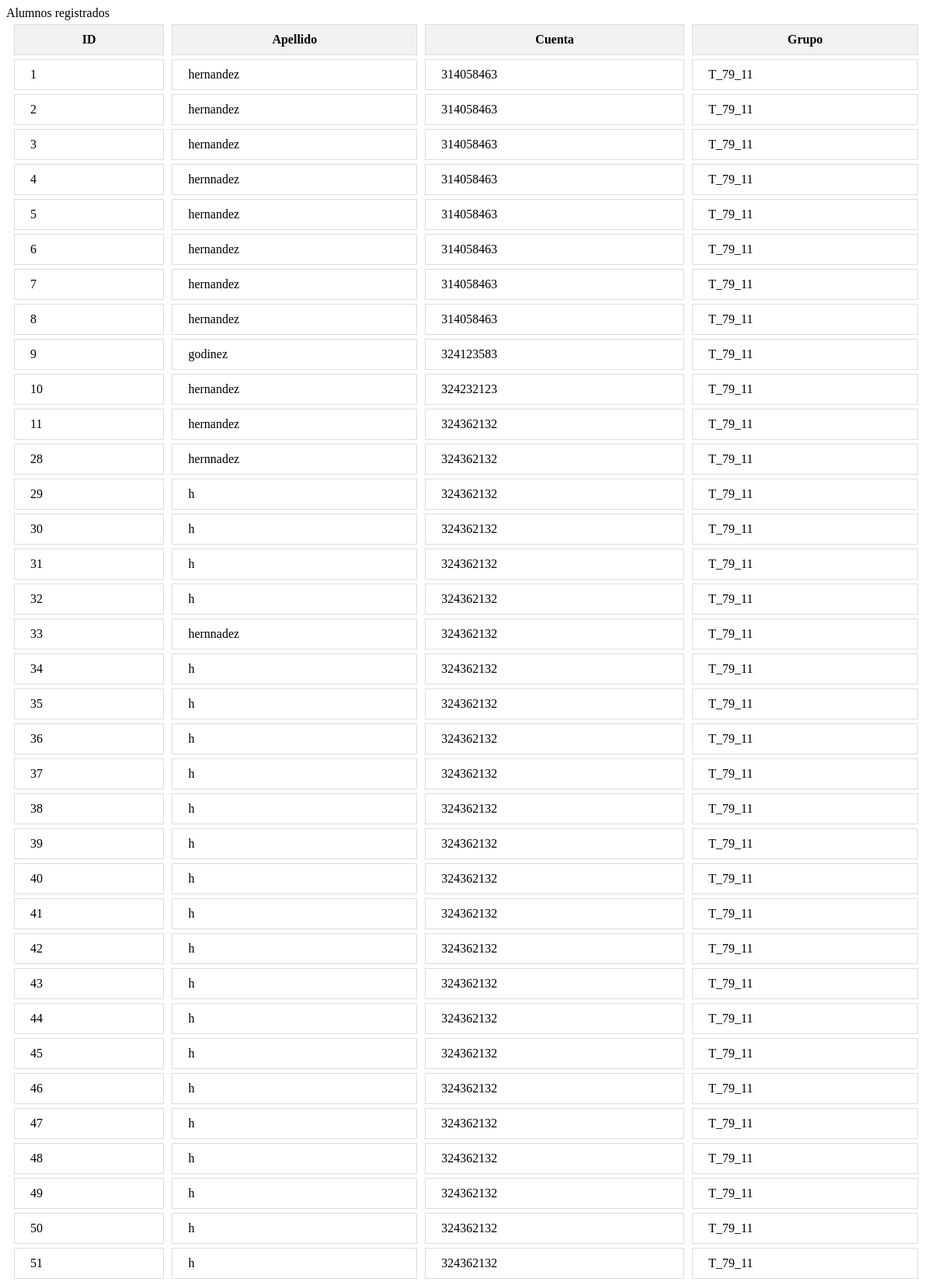
Screenshot of /registrados (upper part) with the database file from the repository.
### app.py (models this page shows, shortened)
class Students(db.Model):
    id = db.Column('student_id', db.Integer, primary_key=True)
    apellido = db.Column(db.String(100),nullable = False)
    cuenta = db.Column(db.String(10), nullable = False)
    group_id = db.Column(db.Integer, db.ForeignKey('groups.id'), nullable=True)
    group = db.relationship('Groups', backref=db.backref('students', lazy=True))

class Groups(db.Model):
    id = db.Column(db.Integer, primary_key=True)
    name = db.Column(db.String(50), nullable=False)
    max_students = db.Column(db.Integer, default=55)
    current_students = db.Column(db.Integer, default=0)
    time_slot = db.Column(db.String(10), nullable=False) # Esto puede ser "9", "11" o "13"

### app.py (the view)
@app.route('/registrados')
def registrados():
    title = 'Alumnos registrados'
    students = Students.query.all()
    return render_template('registrados.html', title=title,students=students)

### templates/registrados.html (shortened to what this page needs)
{% block content %}
<div class="container">
    <table>
        <thead>
            <tr>
                <th>ID</th>
                <th>Apellido</th>
                <th>Cuenta</th>
                <th>Grupo</th>
            </tr>
        </thead>
        <tbody>
            {% for student in students %}
            <tr>
                <td>{{ student.id }}</td>
                <td>{{ student.apellido }}</td>
                <td>{{ student.cuenta }}</td>
                <td>{{ student.group.name }}</td>
            </tr>
            {% endfor %}
        </tbody>
    </table>
</div>
{% endblock %}

### templates/registrados.html (style rules this page uses)
table { border-spacing: 10px 5px; width: 100%; }
th, td { padding: 10px 20px; border: 1px solid #ddd; }
th { background-color: #f2f2f2; }

### rows the page displays
Students: id "1", apellido "hernandez", cuenta "314058463", group.name "T_79_11"
Students: id "2", apellido "hernandez", cuenta "314058463", group.name "T_79_11"
Students: id "3", apellido "hernandez", cuenta "314058463", group.name "T_79_11"
Students: id "4", apellido "hernnadez", cuenta "314058463", group.name "T_79_11"
Students: id "5", apellido "hernandez", cuenta "314058463", group.name "T_79_11"
Students: id "6", apellido "hernandez", cuenta "314058463", group.name "T_79_11"
Students: id "7", apellido "hernandez", cuenta "314058463", group.name "T_79_11"
Students: id "8", apellido "hernandez", cuenta "314058463", group.name "T_79_11"
Students: id "9", apellido "godinez", cuenta "324123583", group.name "T_79_11"
Students: id "10", apellido "hernandez", cuenta "324232123", group.name "T_79_11"
Students: id "11", apellido "hernandez", cuenta "324362132", group.name "T_79_11"
Students: id "28", apellido "hernnadez", cuenta "324362132", group.name "T_79_11"
Students: id "29", apellido "h", cuenta "324362132", group.name "T_79_11"
Students: id "30", apellido "h", cuenta "324362132", group.name "T_79_11"
Students: id "31", apellido "h", cuenta "324362132", group.name "T_79_11"
Students: id "32", apellido "h", cuenta "324362132", group.name "T_79_11"
Students: id "33", apellido "hernnadez", cuenta "324362132", group.name "T_79_11"
Students: id "34", apellido "h", cuenta "324362132", group.name "T_79_11"
Students: id "35", apellido "h", cuenta "324362132", group.name "T_79_11"
Students: id "36", apellido "h", cuenta "324362132", group.name "T_79_11"
Students: id "37", apellido "h", cuenta "324362132", group.name "T_79_11"
Students: id "38", apellido "h", cuenta "324362132", group.name "T_79_11"
Students: id "39", apellido "h", cuenta "324362132", group.name "T_79_11"
Students: id "40", apellido "h", cuenta "324362132", group.name "T_79_11"
Students: id "41", apellido "h", cuenta "324362132", group.name "T_79_11"
Students: id "42", apellido "h", cuenta "324362132", group.name "T_79_11"
Students: id "43", apellido "h", cuenta "324362132", group.name "T_79_11"
Students: id "44", apellido "h", cuenta "324362132", group.name "T_79_11"
Students: id "45", apellido "h", cuenta "324362132", group.name "T_79_11"
Students: id "46", apellido "h", cuenta "324362132", group.name "T_79_11"
Students: id "47", apellido "h", cuenta "324362132", group.name "T_79_11"
Students: id "48", apellido "h", cuenta "324362132", group.name "T_79_11"
Students: id "49", apellido "h", cuenta "324362132", group.name "T_79_11"
Students: id "50", apellido "h", cuenta "324362132", group.name "T_79_11"
Students: id "51", apellido "h", cuenta "324362132", group.name "T_79_11"
